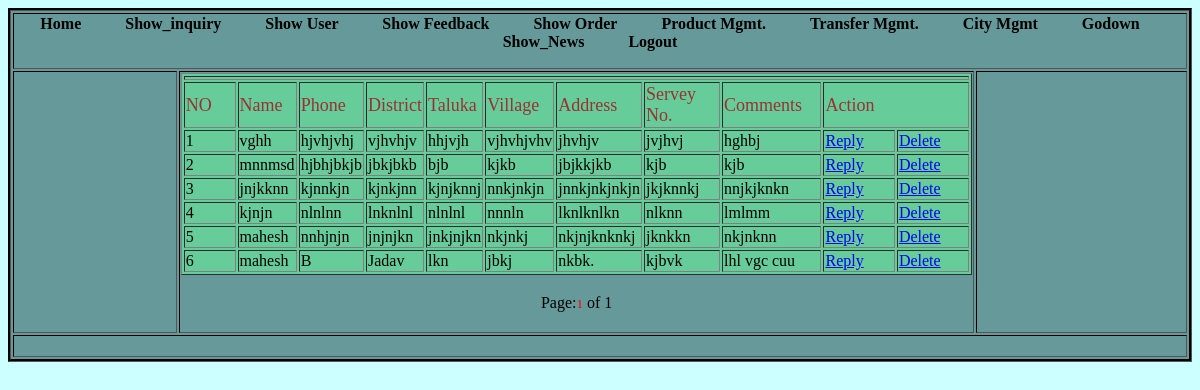
The page /Admin/show_inquiry.php (signed in) on the database its author committed.
### tables this page shows
CREATE TABLE IF NOT EXISTS `inquiry` (
  `iid` int(11) NOT NULL AUTO_INCREMENT,
  `f_name` varchar(20) NOT NULL,
  `c_num` varchar(13) NOT NULL,
  `d_name` varchar(20) NOT NULL,
  `t_name` varchar(20) NOT NULL,
  `v_name` varchar(20) NOT NULL,
  `address` varchar(255) NOT NULL,
  `serv_no` varchar(20) NOT NULL,
  `comments` varchar(255) NOT NULL,
  PRIMARY KEY (`iid`)
);

### Admin/show_inquiry.php (the view, shortened to what this page needs)
<!DOCTYPE html PUBLIC "-//W3C//DTD XHTML 1.0 Transitional//EN" "http://www.w3.org/TR/xhtml1/DTD/xhtml1-transitional.dtd">
<html xmlns="http://www.w3.org/1999/xhtml">
<head>
<link rel="stylesheet" type="text/css" href="styles.css" />
</head>
<?php
$page_name="show_inquiry.php";
if(!isset($_REQUEST["start"]))
{
	$start = 0;
}
else
{
	$start = $_REQUEST["start"];
}
		$eu = ($start - 0);
		$limit = 10;
?>
<body class="body">
<table width="100%" border="1" class="table">
  <tr>
    <td colspan="3"><?php include("header.php");?></td>
  </tr>
  <tr>
    <td width="14%">&nbsp;</td>
    <td width="68%">
	<table width="100%" border="1" align="center" class="background">
      <tr>
        <td colspan="11"><?php
	  ?></td>
      </tr>
      <tr>
        <td width="8%" class="font">NO</td>
        <td width="6%" class="font">Name</td>
        <td width="7%" class="font">Phone</td>
        <td width="7%" class="font">District</td>
        <td width="7%" class="font">Taluka</td>
        <td width="7%" class="font">Village</td>
        <td width="11%" class="font">Address</td>
        <td width="11%" class="font">Servey No. </td>
        <td width="14%" class="font">Comments</td>
        <td colspan="2" class="font">Action</td>
      </tr>
          <?php
		$i=1;
	$sql2 = "select * from inquiry";
	$fetch = mysql_query($sql2) or die("query failed");
	$nume = mysql_num_rows($fetch);
	$sql_group=mysql_query("select * from inquiry order by iid desc limit $eu,$limit ");
	if(mysql_num_rows($sql_group)>0)
	{
	while($data=mysql_fetch_array($sql_group))
	{
		?>
      <tr>
        <td><?php echo $i;?></td>
        <td><?php echo $data['f_name'];?></td>
        <td><?php echo $data['c_num'];?></td>
        <td><?php echo $data['d_name'];?></td>
        <td><?php echo $data['t_name'];?></td>
        <td><?php echo $data['v_name'];?></td>
        <td><?php echo $data['address'];?></td>
        <td><?php echo $data['serv_no'];?></td>
        <td><?php echo $data['comments'];?></td>
        <td width="11%"><a href="inq_reply.php?rid=<?php  echo $data['iid'];?>">Reply</a></td>
        <td width="11%"><a href="del_inquiry.php?did=<?php  echo $data['iid'];?>">Delete</a></td>
      </tr>
      <?php
	$i++;
	}
	?>
    </table>
	<p>
	  <?php
echo "<table align = 'center' width='50%'><tr><td  align='left' width='30%'>";
	echo "</td><td align=center width='40%'>Page:";
	$l=1;
	$total=0;
	for($i=0;$i < $nume;$i=$i+$limit)
	{
		if($i <> $eu)
		{
			echo " <a href='$page_name?start=$i'><font face='Verdana' size='2'>$l</font></a> ";
		}
		else
		{
			echo "<font face='Verdana' size='2' color=red>$l</font>";
		}
		$l=$l+1;
		$total = $total+1;
	}
echo " of $total</td><td  align='right' width='40%'>";
	echo "</td></tr></table>";
}
?>
	</p></td>
    <td width="18%">&nbsp;</td>
  </tr>
  <tr>
    <td colspan="3">&nbsp;</td>
  </tr>
</table>
</body>
</html>

### Admin/styles.css (style rules this page uses)
.body { background:#CCFFFF; }
.background { background-color:#66CC99; }
.table { background-color: #669999; border:#000000 groove; }
.font { font:Georgia, "Times New Roman", Times, serif; font-size:18px; color: #993333; }

### rows shown on the page
inquiry: f_name "vghh", c_num "hjvhjvhj", d_name "vjhvhjv", t_name "hhjvjh", v_name "vjhvhjvhv", address "jhvhjv", serv_no "jvjhvj", comments "hghbj"
inquiry: f_name "mnnmsd", c_num "hjbhjbkjb", d_name "jbkjbkb", t_name "bjb", v_name "kjkb", address "jbjkkjkb", serv_no "kjb", comments "kjb"
inquiry: f_name "jnjkknn", c_num "kjnnkjn", d_name "kjnkjnn", t_name "kjnjknnj", v_name "nnkjnkjn", address "jnnkjnkjnkjn", serv_no "jkjknnkj", comments "nnjkjknkn"
inquiry: f_name "kjnjn", c_num "nlnlnn", d_name "lnknlnl", t_name "nlnlnl", v_name "nnnln", address "lknlknlkn", serv_no "nlknn", comments "lmlmm"
inquiry: f_name "mahesh", c_num "nnhjnjn", d_name "jnjnjkn", t_name "jnkjnjkn", v_name "nkjnkj", address "nkjnjknknkj", serv_no "jknkkn", comments "nkjnknn"
inquiry: f_name "mahesh", c_num "B", d_name "Jadav", t_name "lkn", v_name "jbkj", address "nkbk.", serv_no "kjbvk", comments "lhl vgc cuu"

### other values the page prints
$total "1"
